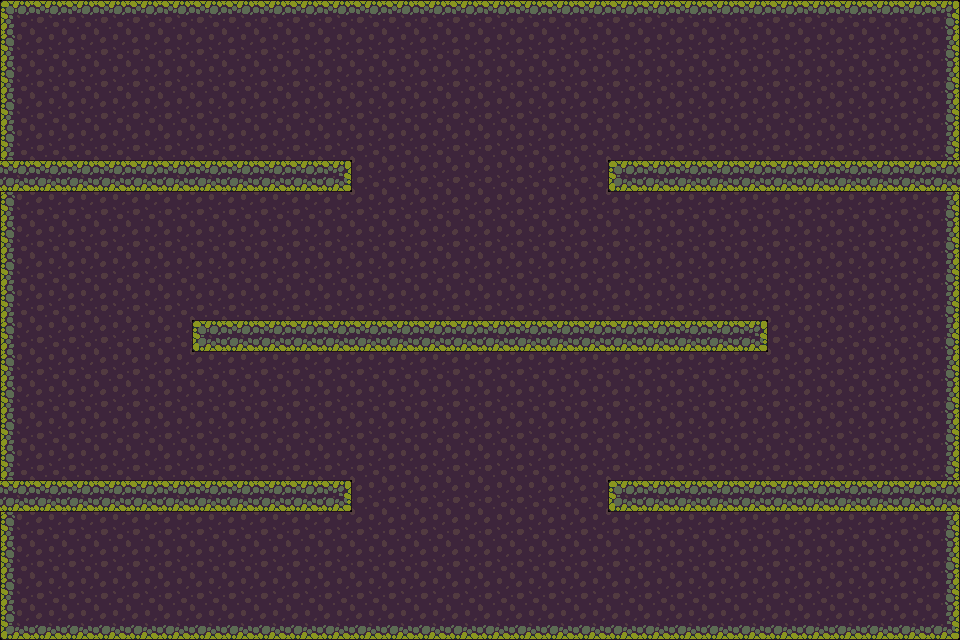

Rendered tile map (Tiled .tmx) drawn with the repository's tilesets; below, a short description and the full map source, tile grids included:
An orthogonal 30x20 tile map with 32x32 px tiles, 1 tile layer (ground).

<map version="1.10" tiledversion="1.10.2" orientation="orthogonal" renderorder="right-down" width="30" height="20" tilewidth="32" tileheight="32" infinite="0" nextlayerid="2" nextobjectid="1">
 <tileset firstgid="1" name="swamp_tiles" tilewidth="32" tileheight="32" tilecount="60" columns="10">
  <image source="Tileset.png" width="320" height="192" />
 </tileset>
 <layer id="1" name="ground" width="30" height="20">
  <data encoding="csv">
1,2,2,2,2,2,2,2,2,2,2,2,2,2,2,2,2,2,2,2,2,2,2,2,2,2,2,2,2,3,
11,12,12,12,12,12,12,12,12,12,12,12,12,12,12,12,12,12,12,12,12,12,12,12,12,12,12,12,12,13,
11,12,12,12,12,12,12,12,12,12,12,12,12,12,12,12,12,12,12,12,12,12,12,12,12,12,12,12,12,13,
11,12,12,12,12,12,12,12,12,12,12,12,12,12,12,12,12,12,12,12,12,12,12,12,12,12,12,12,12,13,
11,12,12,12,12,12,12,12,12,12,12,12,12,12,12,12,12,12,12,12,12,12,12,12,12,12,12,12,12,13,
33,33,33,33,33,33,33,33,33,33,34,12,12,12,12,12,12,12,12,32,33,33,33,33,33,33,33,33,33,33,
11,12,12,12,12,12,12,12,12,12,12,12,12,12,12,12,12,12,12,12,12,12,12,12,12,12,12,12,12,13,
11,12,12,12,12,12,12,12,12,12,12,12,12,12,12,12,12,12,12,12,12,12,12,12,12,12,12,12,12,13,
11,12,12,12,12,12,12,12,12,12,12,12,12,12,12,12,12,12,12,12,12,12,12,12,12,12,12,12,12,13,
11,12,12,12,12,12,12,12,12,12,12,12,12,12,12,12,12,12,12,12,12,12,12,12,12,12,12,12,12,13,
11,12,12,12,12,12,32,33,33,33,33,33,33,33,33,33,33,33,33,33,33,33,33,34,12,12,12,12,12,13,
11,12,12,12,12,12,12,12,12,12,12,12,12,12,12,12,12,12,12,12,12,12,12,12,12,12,12,12,12,13,
11,12,12,12,12,12,12,12,12,12,12,12,12,12,12,12,12,12,12,12,12,12,12,12,12,12,12,12,12,13,
11,12,12,12,12,12,12,12,12,12,12,12,12,12,12,12,12,12,12,12,12,12,12,12,12,12,12,12,12,13,
11,12,12,12,12,12,12,12,12,12,12,12,12,12,12,12,12,12,12,12,12,12,12,12,12,12,12,12,12,13,
33,33,33,33,33,33,33,33,33,33,34,12,12,12,12,12,12,12,12,32,33,33,33,33,33,33,33,33,33,33,
11,12,12,12,12,12,12,12,12,12,12,12,12,12,12,12,12,12,12,12,12,12,12,12,12,12,12,12,12,13,
11,12,12,12,12,12,12,12,12,12,12,12,12,12,12,12,12,12,12,12,12,12,12,12,12,12,12,12,12,13,
11,12,12,12,12,12,12,12,12,12,12,12,12,12,12,12,12,12,12,12,12,12,12,12,12,12,12,12,12,13,
21,22,22,22,22,22,22,22,22,22,22,22,22,22,22,22,22,22,22,22,22,22,22,22,22,22,22,22,22,23
</data>
 </layer>
</map>
